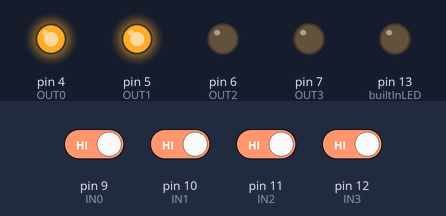
Recording of a sketch running on a simulated Arduino Uno, built with avr-gcc and run on an emulated ATmega328P. Parts: output pins drawn as LEDs (lit = HIGH). The test bench sets the inputs (shaded band); at power-on: pin 9 (IN0), pin 10 (IN1), pin 11 (IN2), pin 12 (IN3) HIGH.

Above: at 1.2 s.
1.3 s: pin 9 (IN0) driven LOW
At 2.3 s:
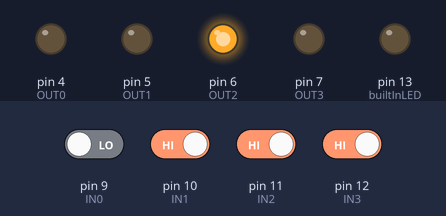
2.8 s: pin 10 (IN1) driven LOW
At 3.4 s:
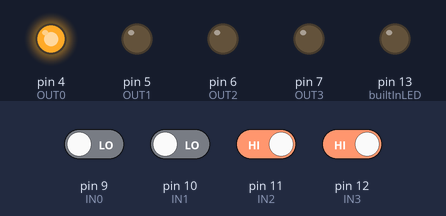
4.3 s: pin 11 (IN2) driven LOW
At 4.6 s:
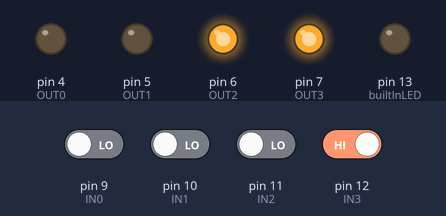
5.8 s: pin 12 (IN3) driven LOW
At 7.0 s:
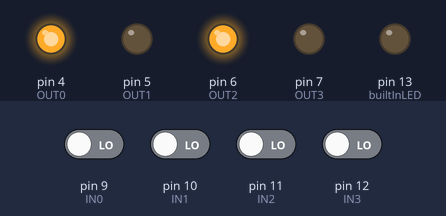
7.3 s: pin 10 (IN1) driven HIGH
At 8.2 s:
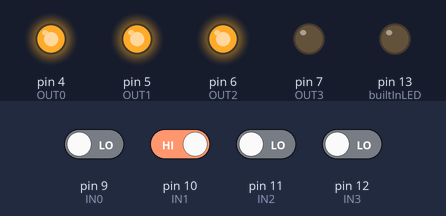
8.8 s: pin 9 (IN0) driven HIGH
At 9.4 s:
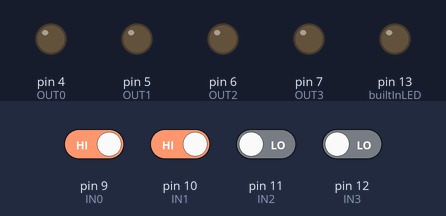
Timing chart, 0 to 11.3 s (numbered marks = the images above; inputs shaded):
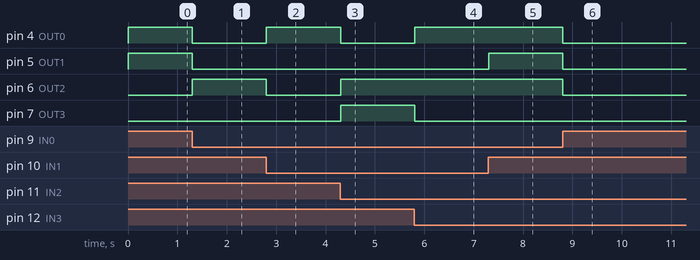

The sketch:

encryption_k_map.ino
```cpp
/*
 * Truth Table:
 * ---------------------------------
 *    Inputs       |       Outputs
 * I3 I2 I1 I0     |     O3 O2 O1 O0
 *  0  0  0  0     |      0  1  0  1
 *  1  0  0  0     |      1  1  0  0
 *  0  1  0  0     |      1  1  1  0
 *  1  1  0  0     |      0  0  0  1
 * ---------------------------------
 *  0  0  1  0     |      0  1  1  1
 *  1  0  1  0     |      0  0  1  0
 *  0  1  1  0     |      0  1  1  0
 *  1  1  1  0     |      0  1  0  0
 * ---------------------------------
 *  0  0  0  1     |      1  1  0  0
 *  1  0  0  1     |      0  0  0  0
 *  0  1  0  1     |      0  1  1  0
 *  1  1  0  1     |      1  0  1  1
 * ---------------------------------
 *  0  0  1  1     |      0  0  0  0
 *  1  0  1  1     |      0  0  1  1
 *  0  1  1  1     |      1  0  1  1
 *  1  1  1  1     |      0  0  1  1
 *  --------------------------------
 *
 *  Circuit connection:
 *  A resistor will be connected from the 5V terminal
 *  to the ground terminal.  This connection will
 *  provide a high input when the switch is closed and
 *  a low input when the switch is open.
 *  Between the switch and the arduino pins, a resistor to
 *  ground will be connected to prevent the fluctuation
 *  of the input being sensed by the microcontroller of
 *  the electricity being induced from the emf from the
 *  the environment.
 *  Voltage divider not needed to limit current flow since
 *  Arduino digital pins when configured as an input, which
 *  is the default behavior, has a high input impedance.
 *
 *  Input:
 *  The switch is connected between the 5V terminal and
 *  the resistor, which will provide the input to the digital
 *  pins being used as input.
 *  LEDs are connected to the digital terminals configured as
 *  output with a single resistor being shared among the LEDs
 *  before connecting to ground.
 */

/*
 * Note:
 * Dots (.) denote AND operation.
 * Single quote (') denote low state.
 *
 * K-Map results:
 * OUT3 = IO’I1’I2’I3+I0’I1’I2I3’+I0I1I2I3’+I0I1’I2’I3’+I0I1’I2I3
 * OUT2 = I0’I1’I2’+I0’I1I2+I0’I3’+I1’I3’
 * OUT1 = I0’I1I2’+I1I2’I3+I0I2+I2I3’
 * OUT0 = I0’I2’I3’+I0I1I3+I1’I2I3+I0I1I2
 */

/*
 * Constants defined so the variables defined for
 * the purpose of controlling the input and output
 * pins are not changed.
 */
// Built-in LED
const int builtInLED = 13;
// Digital pins for input
const int IN3=12; // pin 12 for I3
const int IN2=11; // pin 11 for I2
const int IN1=10; // pin 10 for I1
const int IN0=9;  // pin 9 for I0

// Digital pins for output
const int OUT3=7;  // pin 7 for O3
const int OUT2=6;  // pin 6 for O2
const int OUT1=5;  // pin 5 for O1
const int OUT0=4;  // pin 4 for O0

void setup() {
  // turn off built-in LED
  pinMode(builtInLED, OUTPUT);
  digitalWrite(13,LOW);

  // defining digital pins 9 to 12 as input
  pinMode(IN3, INPUT);
  pinMode(IN2, INPUT);
  pinMode(IN1, INPUT);
  pinMode(IN0, INPUT);

  //defining digital pins 4 to 7 as output
  pinMode(OUT3, OUTPUT);
  pinMode(OUT2, OUTPUT);
  pinMode(OUT1, OUTPUT);
  pinMode(OUT0, OUTPUT);

}

void loop() {
  // Reading digital input from input pins
  bool input3 = digitalRead(IN3);
  bool input2 = digitalRead(IN2);
  bool input1 = digitalRead(IN1);
  bool input0 = digitalRead(IN0);

  // OUT3 status
  if((input0==LOW&&input1==LOW&&input2==LOW&&input3==HIGH)|| // breaking long conditional statement into multiple lines
  (input0==LOW&&input1==LOW&&input2==HIGH&&input3==LOW)||
  (input0==HIGH&&input1==HIGH&&input2==HIGH&&input3==LOW)||
  (input0==HIGH&&input1==LOW&&input2==LOW&&input3==LOW)||
  (input0==HIGH&&input1==LOW&&input2==HIGH&&input3==HIGH)){
    digitalWrite(OUT3, HIGH); // OUT3 set to high
  }else{
    digitalWrite(OUT3, LOW); // OUT3 set to low
  }

  // OUT2 status
  if((input0==LOW&&input1==LOW&&input2==LOW)|| // breaking long conditional statement into multiple lines
  (input0==LOW&&input1==HIGH&&input2==HIGH)||
  (input0==LOW&&input3==LOW)||
  (input1==LOW&&input3==LOW)){
    digitalWrite(OUT2, HIGH); // OUT2 set to high
  }else{
    digitalWrite(OUT2, LOW); // OUT2 set to low
  }

  // OUT1 status
  if((input0==LOW&&input1==HIGH&&input2==LOW)||      // breaking long conditional statement into multiple lines
  (input1==HIGH&&input2==LOW&&input3==HIGH)||
  (input0==HIGH&&input2==HIGH)||
  (input2==HIGH&&input3==LOW)){
    digitalWrite(OUT1, HIGH); // OUT1 set to high
  }else{
    digitalWrite(OUT1, LOW); // OUT1 set to low
  }

  // OUT0 status
  if((input0==LOW&&input2==LOW&&input3==LOW)||       // breaking long conditional statement into multiple lines
  (input0==HIGH&&input1==HIGH&&input3==HIGH)||
  (input1==LOW&&input2==HIGH&&input3==HIGH)||
  (input0==HIGH&&input1==HIGH&&input2==HIGH)){
    digitalWrite(OUT0, HIGH); // OUT0 set to high
  }else{
    digitalWrite(OUT0, LOW); // OUT0 set to low
  }

  // adding delay to idle the arduino
  // and also for stability to allow the LEDs to discharge
  delay(50);

}
```

Measured:
- after the input at 1.3 s, pin 4 (OUT0), pin 5 (OUT1): HIGH → LOW at once; pin 6 (OUT2): LOW → HIGH at once
- after the input at 2.8 s, pin 4 (OUT0): LOW → HIGH at once; pin 6 (OUT2): HIGH → LOW at once
- after the input at 4.3 s, pin 4 (OUT0): HIGH → LOW at once; pin 6 (OUT2), pin 7 (OUT3): LOW → HIGH at once
- after the input at 5.8 s, pin 4 (OUT0): LOW → HIGH at once; pin 7 (OUT3): HIGH → LOW at once
- after the input at 7.3 s, pin 5 (OUT1): LOW → HIGH at once
- after the input at 8.8 s, pin 4 (OUT0), pin 5 (OUT1), pin 6 (OUT2): HIGH → LOW at once
